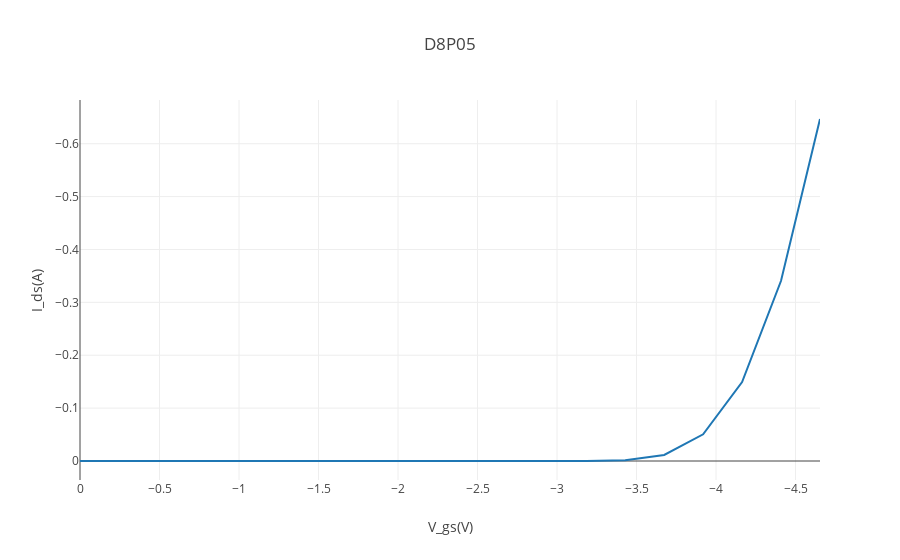

The cell this chart's notebook holds for it:
### Code cell
ids_vs_vgs = m.ids_vgs(Ids_max=1)

trace =  go.Scatter(x=ids_vs_vgs['V_G'], y=ids_vs_vgs['I_D'])

layout = go.Layout(
    title='D8P05',
    xaxis=dict(
        title='V_gs(V)',
        autorange='reversed',
    ),
    yaxis=dict(
        title='I_ds(A)',
        autorange='reversed',
    )
)

iplot({ 'data': [trace], "layout": layout })

### Figure 1 — Plotly figure (JSON) as saved in the notebook; plotly's stock layout.template omitted (floating-point values rounded to 4 significant figures)
{"data": [{"type": "scatter", "uid": "0154c0d6-df8f-11e8-8ed3-00216a0bb272", "x": [0, -0.245, -0.49, -0.735, -0.98, -1.225, -1.47, -1.715, -1.96, -2.205, -2.449, -2.694, -2.939, -3.184, -3.429, -3.674, -3.919, -4.164, -4.409, -4.654, -4.898], "y": [-3.318e-10, -4.204e-10, 4.508e-10, 6.3e-11, -5.38e-10, 2.834e-10, 2.844e-10, -5.128e-10, -6.952e-10, -6.038e-09, -5.931e-08, -7.273e-07, -9.657e-06, -0.0001317, -0.001513, -0.01139, -0.05045, -0.1493, -0.3407, -0.6467]}], "layout": {"title": "D8P05", "xaxis": {"autorange": "reversed", "title": "V_gs(V)"}, "yaxis": {"autorange": "reversed", "title": "I_ds(A)"}}}
